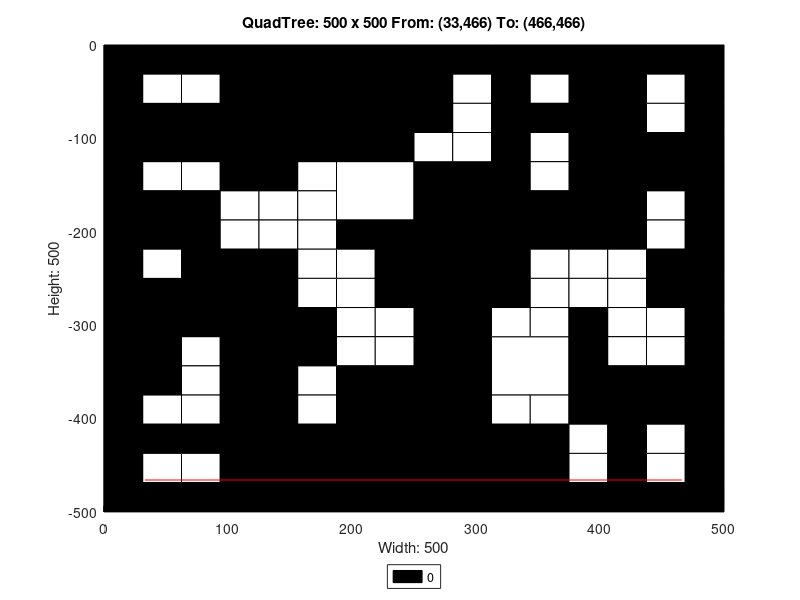

Here is the MATLAB script that generated this plot:
axis([0 500 -500 0]);
title('QuadTree: 500 x 500 From: (33,466) To: (466,466)');
xlabel('Width: 500');
ylabel('Height: 500');
rectangle('Position',[125 -125 125 125], 'FaceColor',[0 0 0]);
rectangle('Position',[0 -125 62.5 62.5], 'FaceColor',[0 0 0]);
rectangle('Position',[62.5 -125 62.5 62.5], 'FaceColor',[0 0 0]);
rectangle('Position',[187.5 -187.5 62.5 62.5], 'FaceColor',[1 1 1]);
rectangle('Position',[375 -62.5 62.5 62.5], 'FaceColor',[0 0 0]);
rectangle('Position',[375 -125 62.5 62.5], 'FaceColor',[0 0 0]);
rectangle('Position',[250 -187.5 62.5 62.5], 'FaceColor',[0 0 0]);
rectangle('Position',[250 -250 62.5 62.5], 'FaceColor',[0 0 0]);
rectangle('Position',[375 -187.5 62.5 62.5], 'FaceColor',[0 0 0]);
rectangle('Position',[0 -312.5 62.5 62.5], 'FaceColor',[0 0 0]);
rectangle('Position',[62.5 -312.5 62.5 62.5], 'FaceColor',[0 0 0]);
rectangle('Position',[0 -375 62.5 62.5], 'FaceColor',[0 0 0]);
rectangle('Position',[187.5 -437.5 62.5 62.5], 'FaceColor',[0 0 0]);
rectangle('Position',[125 -500 62.5 62.5], 'FaceColor',[0 0 0]);
rectangle('Position',[187.5 -500 62.5 62.5], 'FaceColor',[0 0 0]);
rectangle('Position',[250 -312.5 62.5 62.5], 'FaceColor',[0 0 0]);
rectangle('Position',[250 -375 62.5 62.5], 'FaceColor',[0 0 0]);
rectangle('Position',[312.5 -375 62.5 62.5], 'FaceColor',[1 1 1]);
rectangle('Position',[250 -437.5 62.5 62.5], 'FaceColor',[0 0 0]);
rectangle('Position',[250 -500 62.5 62.5], 'FaceColor',[0 0 0]);
rectangle('Position',[312.5 -500 62.5 62.5], 'FaceColor',[0 0 0]);
rectangle('Position',[0 -31.25 31.25 31.25], 'FaceColor',[0 0 0]);
rectangle('Position',[31.25 -31.25 31.25 31.25], 'FaceColor',[0 0 0]);
rectangle('Position',[0 -62.5 31.25 31.25], 'FaceColor',[0 0 0]);
rectangle('Position',[31.25 -62.5 31.25 31.25], 'FaceColor',[1 1 1]);
rectangle('Position',[62.5 -31.25 31.25 31.25], 'FaceColor',[0 0 0]);
rectangle('Position',[93.75 -31.25 31.25 31.25], 'FaceColor',[0 0 0]);
rectangle('Position',[62.5 -62.5 31.25 31.25], 'FaceColor',[1 1 1]);
rectangle('Position',[93.75 -62.5 31.25 31.25], 'FaceColor',[0 0 0]);
rectangle('Position',[0 -156.25 31.25 31.25], 'FaceColor',[0 0 0]);
rectangle('Position',[31.25 -156.25 31.25 31.25], 'FaceColor',[1 1 1]);
rectangle('Position',[0 -187.5 31.25 31.25], 'FaceColor',[0 0 0]);
rectangle('Position',[31.25 -187.5 31.25 31.25], 'FaceColor',[0 0 0]);
rectangle('Position',[62.5 -156.25 31.25 31.25], 'FaceColor',[1 1 1]);
rectangle('Position',[93.75 -156.25 31.25 31.25], 'FaceColor',[0 0 0]);
rectangle('Position',[62.5 -187.5 31.25 31.25], 'FaceColor',[0 0 0]);
rectangle('Position',[93.75 -187.5 31.25 31.25], 'FaceColor',[1 1 1]);
rectangle('Position',[0 -218.75 31.25 31.25], 'FaceColor',[0 0 0]);
rectangle('Position',[31.25 -218.75 31.25 31.25], 'FaceColor',[0 0 0]);
rectangle('Position',[0 -250 31.25 31.25], 'FaceColor',[0 0 0]);
rectangle('Position',[31.25 -250 31.25 31.25], 'FaceColor',[1 1 1]);
rectangle('Position',[62.5 -218.75 31.25 31.25], 'FaceColor',[0 0 0]);
rectangle('Position',[93.75 -218.75 31.25 31.25], 'FaceColor',[1 1 1]);
rectangle('Position',[62.5 -250 31.25 31.25], 'FaceColor',[0 0 0]);
rectangle('Position',[93.75 -250 31.25 31.25], 'FaceColor',[0 0 0]);
rectangle('Position',[125 -156.25 31.25 31.25], 'FaceColor',[0 0 0]);
rectangle('Position',[156.25 -156.25 31.25 31.25], 'FaceColor',[1 1 1]);
rectangle('Position',[125 -187.5 31.25 31.25], 'FaceColor',[1 1 1]);
rectangle('Position',[156.25 -187.5 31.25 31.25], 'FaceColor',[1 1 1]);
rectangle('Position',[125 -218.75 31.25 31.25], 'FaceColor',[1 1 1]);
rectangle('Position',[156.25 -218.75 31.25 31.25], 'FaceColor',[1 1 1]);
rectangle('Position',[125 -250 31.25 31.25], 'FaceColor',[0 0 0]);
rectangle('Position',[156.25 -250 31.25 31.25], 'FaceColor',[1 1 1]);
rectangle('Position',[187.5 -218.75 31.25 31.25], 'FaceColor',[0 0 0]);
rectangle('Position',[218.75 -218.75 31.25 31.25], 'FaceColor',[0 0 0]);
rectangle('Position',[187.5 -250 31.25 31.25], 'FaceColor',[1 1 1]);
rectangle('Position',[218.75 -250 31.25 31.25], 'FaceColor',[0 0 0]);
rectangle('Position',[250 -31.25 31.25 31.25], 'FaceColor',[0 0 0]);
rectangle('Position',[281.25 -31.25 31.25 31.25], 'FaceColor',[0 0 0]);
rectangle('Position',[250 -62.5 31.25 31.25], 'FaceColor',[0 0 0]);
rectangle('Position',[281.25 -62.5 31.25 31.25], 'FaceColor',[1 1 1]);
rectangle('Position',[312.5 -31.25 31.25 31.25], 'FaceColor',[0 0 0]);
rectangle('Position',[343.75 -31.25 31.25 31.25], 'FaceColor',[0 0 0]);
rectangle('Position',[312.5 -62.5 31.25 31.25], 'FaceColor',[0 0 0]);
rectangle('Position',[343.75 -62.5 31.25 31.25], 'FaceColor',[1 1 1]);
rectangle('Position',[250 -93.75 31.25 31.25], 'FaceColor',[0 0 0]);
rectangle('Position',[281.25 -93.75 31.25 31.25], 'FaceColor',[1 1 1]);
rectangle('Position',[250 -125 31.25 31.25], 'FaceColor',[1 1 1]);
rectangle('Position',[281.25 -125 31.25 31.25], 'FaceColor',[1 1 1]);
rectangle('Position',[312.5 -93.75 31.25 31.25], 'FaceColor',[0 0 0]);
rectangle('Position',[343.75 -93.75 31.25 31.25], 'FaceColor',[0 0 0]);
rectangle('Position',[312.5 -125 31.25 31.25], 'FaceColor',[0 0 0]);
rectangle('Position',[343.75 -125 31.25 31.25], 'FaceColor',[1 1 1]);
rectangle('Position',[437.5 -31.25 31.25 31.25], 'FaceColor',[0 0 0]);
rectangle('Position',[468.75 -31.25 31.25 31.25], 'FaceColor',[0 0 0]);
rectangle('Position',[437.5 -62.5 31.25 31.25], 'FaceColor',[1 1 1]);
rectangle('Position',[468.75 -62.5 31.25 31.25], 'FaceColor',[0 0 0]);
rectangle('Position',[437.5 -93.75 31.25 31.25], 'FaceColor',[1 1 1]);
rectangle('Position',[468.75 -93.75 31.25 31.25], 'FaceColor',[0 0 0]);
rectangle('Position',[437.5 -125 31.25 31.25], 'FaceColor',[0 0 0]);
rectangle('Position',[468.75 -125 31.25 31.25], 'FaceColor',[0 0 0]);
rectangle('Position',[312.5 -156.25 31.25 31.25], 'FaceColor',[0 0 0]);
rectangle('Position',[343.75 -156.25 31.25 31.25], 'FaceColor',[1 1 1]);
rectangle('Position',[312.5 -187.5 31.25 31.25], 'FaceColor',[0 0 0]);
rectangle('Position',[343.75 -187.5 31.25 31.25], 'FaceColor',[0 0 0]);
rectangle('Position',[312.5 -218.75 31.25 31.25], 'FaceColor',[0 0 0]);
rectangle('Position',[343.75 -218.75 31.25 31.25], 'FaceColor',[0 0 0]);
rectangle('Position',[312.5 -250 31.25 31.25], 'FaceColor',[0 0 0]);
rectangle('Position',[343.75 -250 31.25 31.25], 'FaceColor',[1 1 1]);
rectangle('Position',[437.5 -156.25 31.25 31.25], 'FaceColor',[0 0 0]);
rectangle('Position',[468.75 -156.25 31.25 31.25], 'FaceColor',[0 0 0]);
rectangle('Position',[437.5 -187.5 31.25 31.25], 'FaceColor',[1 1 1]);
rectangle('Position',[468.75 -187.5 31.25 31.25], 'FaceColor',[0 0 0]);
rectangle('Position',[375 -218.75 31.25 31.25], 'FaceColor',[0 0 0]);
rectangle('Position',[406.25 -218.75 31.25 31.25], 'FaceColor',[0 0 0]);
rectangle('Position',[375 -250 31.25 31.25], 'FaceColor',[1 1 1]);
rectangle('Position',[406.25 -250 31.25 31.25], 'FaceColor',[1 1 1]);
rectangle('Position',[437.5 -218.75 31.25 31.25], 'FaceColor',[1 1 1]);
rectangle('Position',[468.75 -218.75 31.25 31.25], 'FaceColor',[0 0 0]);
rectangle('Position',[437.5 -250 31.25 31.25], 'FaceColor',[0 0 0]);
rectangle('Position',[468.75 -250 31.25 31.25], 'FaceColor',[0 0 0]);
rectangle('Position',[62.5 -343.75 31.25 31.25], 'FaceColor',[1 1 1]);
rectangle('Position',[93.75 -343.75 31.25 31.25], 'FaceColor',[0 0 0]);
rectangle('Position',[62.5 -375 31.25 31.25], 'FaceColor',[1 1 1]);
rectangle('Position',[93.75 -375 31.25 31.25], 'FaceColor',[0 0 0]);
rectangle('Position',[125 -281.25 31.25 31.25], 'FaceColor',[0 0 0]);
rectangle('Position',[156.25 -281.25 31.25 31.25], 'FaceColor',[1 1 1]);
rectangle('Position',[125 -312.5 31.25 31.25], 'FaceColor',[0 0 0]);
rectangle('Position',[156.25 -312.5 31.25 31.25], 'FaceColor',[0 0 0]);
rectangle('Position',[187.5 -281.25 31.25 31.25], 'FaceColor',[1 1 1]);
rectangle('Position',[218.75 -281.25 31.25 31.25], 'FaceColor',[0 0 0]);
rectangle('Position',[187.5 -312.5 31.25 31.25], 'FaceColor',[1 1 1]);
rectangle('Position',[218.75 -312.5 31.25 31.25], 'FaceColor',[1 1 1]);
rectangle('Position',[125 -343.75 31.25 31.25], 'FaceColor',[0 0 0]);
rectangle('Position',[156.25 -343.75 31.25 31.25], 'FaceColor',[0 0 0]);
rectangle('Position',[125 -375 31.25 31.25], 'FaceColor',[0 0 0]);
rectangle('Position',[156.25 -375 31.25 31.25], 'FaceColor',[1 1 1]);
rectangle('Position',[187.5 -343.75 31.25 31.25], 'FaceColor',[1 1 1]);
rectangle('Position',[218.75 -343.75 31.25 31.25], 'FaceColor',[1 1 1]);
rectangle('Position',[187.5 -375 31.25 31.25], 'FaceColor',[0 0 0]);
rectangle('Position',[218.75 -375 31.25 31.25], 'FaceColor',[0 0 0]);
rectangle('Position',[0 -406.25 31.25 31.25], 'FaceColor',[0 0 0]);
rectangle('Position',[31.25 -406.25 31.25 31.25], 'FaceColor',[1 1 1]);
rectangle('Position',[0 -437.5 31.25 31.25], 'FaceColor',[0 0 0]);
rectangle('Position',[31.25 -437.5 31.25 31.25], 'FaceColor',[0 0 0]);
rectangle('Position',[62.5 -406.25 31.25 31.25], 'FaceColor',[1 1 1]);
rectangle('Position',[93.75 -406.25 31.25 31.25], 'FaceColor',[0 0 0]);
rectangle('Position',[62.5 -437.5 31.25 31.25], 'FaceColor',[0 0 0]);
rectangle('Position',[93.75 -437.5 31.25 31.25], 'FaceColor',[0 0 0]);
rectangle('Position',[0 -468.75 31.25 31.25], 'FaceColor',[0 0 0]);
rectangle('Position',[31.25 -468.75 31.25 31.25], 'FaceColor',[1 1 1]);
rectangle('Position',[0 -500 31.25 31.25], 'FaceColor',[0 0 0]);
rectangle('Position',[31.25 -500 31.25 31.25], 'FaceColor',[0 0 0]);
rectangle('Position',[62.5 -468.75 31.25 31.25], 'FaceColor',[1 1 1]);
rectangle('Position',[93.75 -468.75 31.25 31.25], 'FaceColor',[0 0 0]);
rectangle('Position',[62.5 -500 31.25 31.25], 'FaceColor',[0 0 0]);
rectangle('Position',[93.75 -500 31.25 31.25], 'FaceColor',[0 0 0]);
rectangle('Position',[125 -406.25 31.25 31.25], 'FaceColor',[0 0 0]);
rectangle('Position',[156.25 -406.25 31.25 31.25], 'FaceColor',[1 1 1]);
rectangle('Position',[125 -437.5 31.25 31.25], 'FaceColor',[0 0 0]);
rectangle('Position',[156.25 -437.5 31.25 31.25], 'FaceColor',[0 0 0]);
rectangle('Position',[312.5 -281.25 31.25 31.25], 'FaceColor',[0 0 0]);
rectangle('Position',[343.75 -281.25 31.25 31.25], 'FaceColor',[1 1 1]);
rectangle('Position',[312.5 -312.5 31.25 31.25], 'FaceColor',[1 1 1]);
rectangle('Position',[343.75 -312.5 31.25 31.25], 'FaceColor',[1 1 1]);
rectangle('Position',[375 -281.25 31.25 31.25], 'FaceColor',[1 1 1]);
rectangle('Position',[406.25 -281.25 31.25 31.25], 'FaceColor',[1 1 1]);
rectangle('Position',[375 -312.5 31.25 31.25], 'FaceColor',[0 0 0]);
rectangle('Position',[406.25 -312.5 31.25 31.25], 'FaceColor',[1 1 1]);
rectangle('Position',[437.5 -281.25 31.25 31.25], 'FaceColor',[0 0 0]);
rectangle('Position',[468.75 -281.25 31.25 31.25], 'FaceColor',[0 0 0]);
rectangle('Position',[437.5 -312.5 31.25 31.25], 'FaceColor',[1 1 1]);
rectangle('Position',[468.75 -312.5 31.25 31.25], 'FaceColor',[0 0 0]);
rectangle('Position',[375 -343.75 31.25 31.25], 'FaceColor',[0 0 0]);
rectangle('Position',[406.25 -343.75 31.25 31.25], 'FaceColor',[1 1 1]);
rectangle('Position',[375 -375 31.25 31.25], 'FaceColor',[0 0 0]);
rectangle('Position',[406.25 -375 31.25 31.25], 'FaceColor',[0 0 0]);
rectangle('Position',[437.5 -343.75 31.25 31.25], 'FaceColor',[1 1 1]);
rectangle('Position',[468.75 -343.75 31.25 31.25], 'FaceColor',[0 0 0]);
rectangle('Position',[437.5 -375 31.25 31.25], 'FaceColor',[0 0 0]);
rectangle('Position',[468.75 -375 31.25 31.25], 'FaceColor',[0 0 0]);
rectangle('Position',[312.5 -406.25 31.25 31.25], 'FaceColor',[1 1 1]);
rectangle('Position',[343.75 -406.25 31.25 31.25], 'FaceColor',[1 1 1]);
rectangle('Position',[312.5 -437.5 31.25 31.25], 'FaceColor',[0 0 0]);
rectangle('Position',[343.75 -437.5 31.25 31.25], 'FaceColor',[0 0 0]);
rectangle('Position',[375 -406.25 31.25 31.25], 'FaceColor',[0 0 0]);
rectangle('Position',[406.25 -406.25 31.25 31.25], 'FaceColor',[0 0 0]);
rectangle('Position',[375 -437.5 31.25 31.25], 'FaceColor',[1 1 1]);
rectangle('Position',[406.25 -437.5 31.25 31.25], 'FaceColor',[0 0 0]);
rectangle('Position',[437.5 -406.25 31.25 31.25], 'FaceColor',[0 0 0]);
rectangle('Position',[468.75 -406.25 31.25 31.25], 'FaceColor',[0 0 0]);
rectangle('Position',[437.5 -437.5 31.25 31.25], 'FaceColor',[1 1 1]);
rectangle('Position',[468.75 -437.5 31.25 31.25], 'FaceColor',[0 0 0]);
rectangle('Position',[375 -468.75 31.25 31.25], 'FaceColor',[1 1 1]);
rectangle('Position',[406.25 -468.75 31.25 31.25], 'FaceColor',[0 0 0]);
rectangle('Position',[375 -500 31.25 31.25], 'FaceColor',[0 0 0]);
rectangle('Position',[406.25 -500 31.25 31.25], 'FaceColor',[0 0 0]);
rectangle('Position',[437.5 -468.75 31.25 31.25], 'FaceColor',[1 1 1]);
rectangle('Position',[468.75 -468.75 31.25 31.25], 'FaceColor',[0 0 0]);
rectangle('Position',[437.5 -500 31.25 31.25], 'FaceColor',[0 0 0]);
rectangle('Position',[468.75 -500 31.25 31.25], 'FaceColor',[0 0 0]);
X=[466,33];
Y=[-466,-466];
hold on;
plot(X,Y,'r');
legend('0','Location','southoutside');
